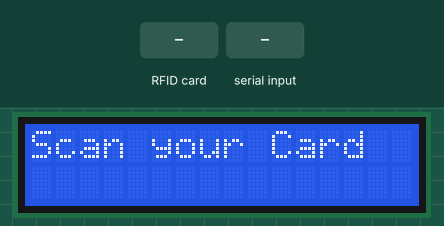
Simulated run of this sketch. Board: Arduino Uno, built with avr-gcc and run on an emulated ATmega328P. Parts: 16×2 character LCD. The test bench sets the inputs (shaded band). What the sketch prints to the serial monitor is not drawn.

Above: at 1.3 s.
1.4 s: RFID card 5E 7A 19 C4 held to the reader
At 1.9 s:
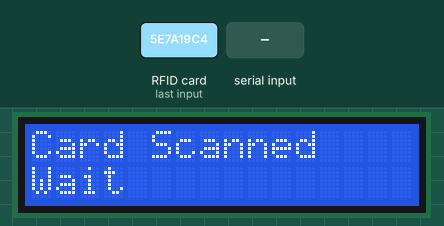
2.9 s: "FACE_OK\n" received over Serial
At 4.1 s:
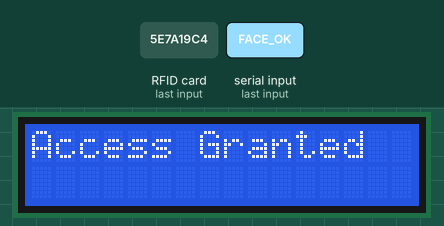
Timing chart, 0 to 5.9 s (numbered marks = the images above; inputs shaded):
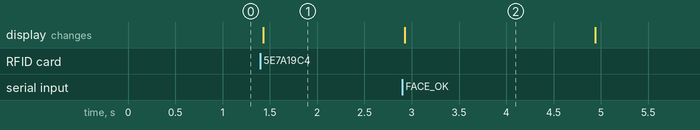

Measured:
- after the input at 1.4 s, the display: changes at once (image 1)
- after the input at 2.9 s, the display: changes at once (image 2)
- what the display in image 2 shows lasts 2.0 s, from 2.9 s to 4.9 s

The sketch:

3.ino
```cpp
#include <SPI.h>
#include <MFRC522.h>
#include <Wire.h>
#include <LiquidCrystal_I2C.h>

#define RESET_PIN 9
#define SELECT_PIN 10

MFRC522 rfidReader(SELECT_PIN, RESET_PIN);
LiquidCrystal_I2C lcd(0x27, 16, 2); // Adjust I2C address if needed


String lastCardUID = "";


void setup() {
  Serial.begin(9600);
  SPI.begin();
  rfidReader.PCD_Init();
  lcd.init();
  lcd.backlight();


  lcd.setCursor(0, 0);
  lcd.print("Scan your Card");
}

void loop() {
  if (!rfidReader.PICC_IsNewCardPresent() || !rfidReader.PICC_ReadCardSerial()) return;

  String cardNumber = "";
  for (byte i = 0; i < rfidReader.uid.size; i++) {
    cardNumber += String(rfidReader.uid.uidByte[i], HEX);
  }

  cardNumber.toLowerCase();
  lastCardUID = cardNumber;
  Serial.println(cardNumber);  // Send UID to Python

  lcd.clear();
  lcd.setCursor(0, 0);
  lcd.print("Card Scanned");
  lcd.setCursor(0, 1);
  lcd.print("Wait");

  unsigned long startTime = millis();
  while (!Serial.available()) {
    if (millis() - startTime > 7000) {  // 7 seconds timeout
      lcd.clear();
      lcd.print("Timeout");
      delay(2000);
      lcd.clear();
      lcd.print("Scan your Card");
      return;
    }
  }

  String response = Serial.readStringUntil('\n');
  response.trim();

  lcd.clear();
  if (response == "FACE_OK") {
    lcd.print("Access Granted");
  } else if (response == "FACE_FAIL") {
    lcd.print("Face Mismatch");
  } else if (response == "UNAUTH") {
    lcd.print("Unauthorized");
  } else {
    lcd.print("Unknown Resp");
  }

  delay(2000);
  lcd.clear();
  lcd.print("Scan your Card");

  rfidReader.PICC_HaltA();
  rfidReader.PCD_StopCrypto1();
}
```
